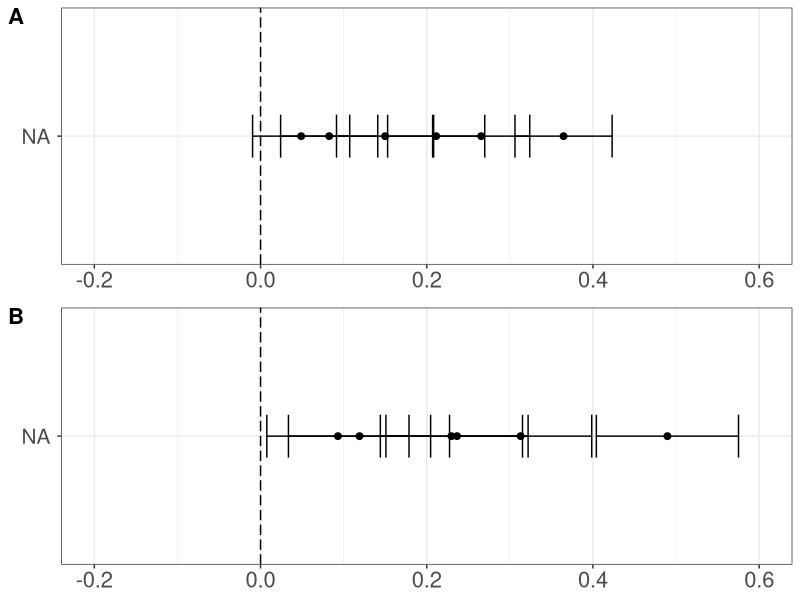
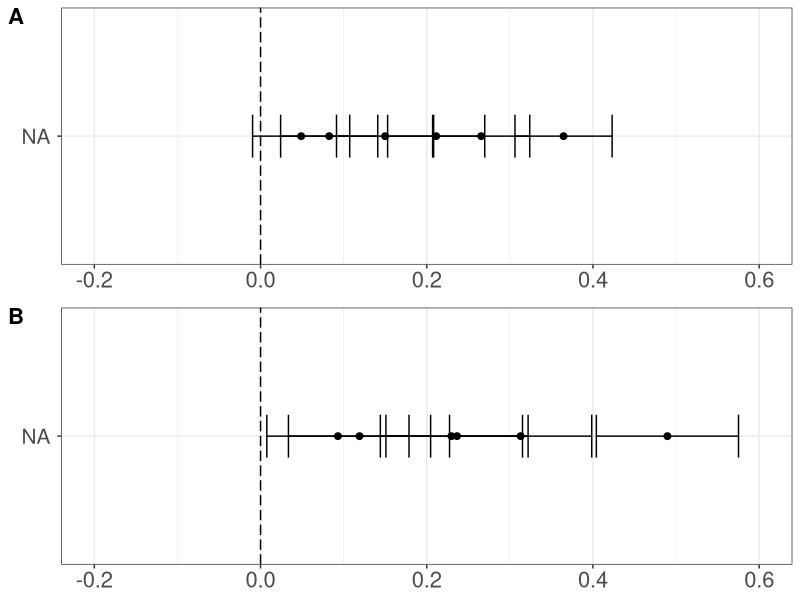

Generate these figures, in order, with R:

## Lee, Montgomery, Lai
# America's Racial Framework of Superiority and Americanness Embedded in Natural Language

## Script date: 28 Dec 2023

# Install and load packages ----------------------------------------------------

if(!require("tidyverse")){install.packages("tidyverse", dependencies = TRUE); require("tidyverse")}
if(!require("ggplot2")){install.packages("ggplot2", dependencies = TRUE); require("ggplot2")}
if(!require("ggpubr")){install.packages("ggpubr", dependencies = TRUE); require("ggpubr")}

# Import the Dataset -----------------------------------------------------------

# Import RIPA results
setwd("Results")
weat_table = read.csv('RIPA_70.csv')

# Filter WEAT results in the superiority dimension
superior_table <- weat_table %>% 
  filter(dimensions == "Superiority") %>%
  mutate(groups = factor(groups, levels = c("Black v. Hispanic people",
                                            "Asian v. Hispanic people",
                                            "Asian v. Black people",
                                            "White v. Hispanic people",
                                            "White v. Asian people",
                                            "White v. Black people")))

# Filter WEAT results in the Americanness dimension
american_table <- weat_table %>% 
  filter(dimensions == "Americanness") %>%
  mutate(groups = factor(groups, levels = c("Asian v. Hispanic people",
                                            "Black v. Hispanic people",
                                            "Black v. Asian people",
                                            "White v. Hispanic people",
                                            "White v. Asian people",
                                            "White v. Black people")))

# Generate forest plots for each dimension -------------------------------------

# Change working directory to Plots
setwd("../Plots")

superior_plot <- ggplot(superior_table, aes(x = effect, y = groups, xmin = lower, xmax = upper)) +
  geom_vline(xintercept = 0, linetype = "longdash") + 
  scale_x_continuous(limits = c(-0.2, 0.6),
                     breaks = c(-0.2, 0.0, 0.2, 0.4, 0.6),
                     labels = c('-0.2', '0.0', '0.2', '0.4', '0.6')) + 
  geom_point(size = 2) +
  geom_errorbarh(height = .2) + 
  theme_bw() + 
  theme(plot.title = element_text(size = rel(1.8), hjust = 0.5),
        axis.title.x = element_blank(),
        axis.text.x = element_text(size = rel(1.8)),
        axis.title.y = element_blank(),
        axis.text.y = element_text(size = 15, margin = margin(l = 10, r = 5)))

american_plot <- ggplot(american_table, aes(x = effect, y = groups, xmin = lower, xmax = upper)) +
  geom_vline(xintercept = 0, linetype = "longdash") + 
  scale_x_continuous(limits = c(-0.2, 0.6),
                     breaks = c(-0.2, 0.0, 0.2, 0.4, 0.6),
                     labels = c('-0.2', '0.0', '0.2', '0.4', '0.6')) + 
  geom_point(size = 2) +
  geom_errorbarh(height = .2) + 
  theme_bw() + 
  theme(plot.title = element_text(size = rel(1.8), hjust = 0.5),
        axis.title.x = element_blank(),
        axis.text.x = element_text(size = rel(1.8)),
        axis.title.y = element_blank(),
        axis.text.y = element_text(size = 15, margin = margin(l = 10, r = 5)))

# Place them on a single grid and label them -----------------------------------

ggarrange(superior_plot, american_plot, nrow = 2, labels = c("A", "B"), 
          font.label = list(size = 16))

ggsave(file = "ripa_70.pdf", width = 10, height = 6, dpi = "retina")
